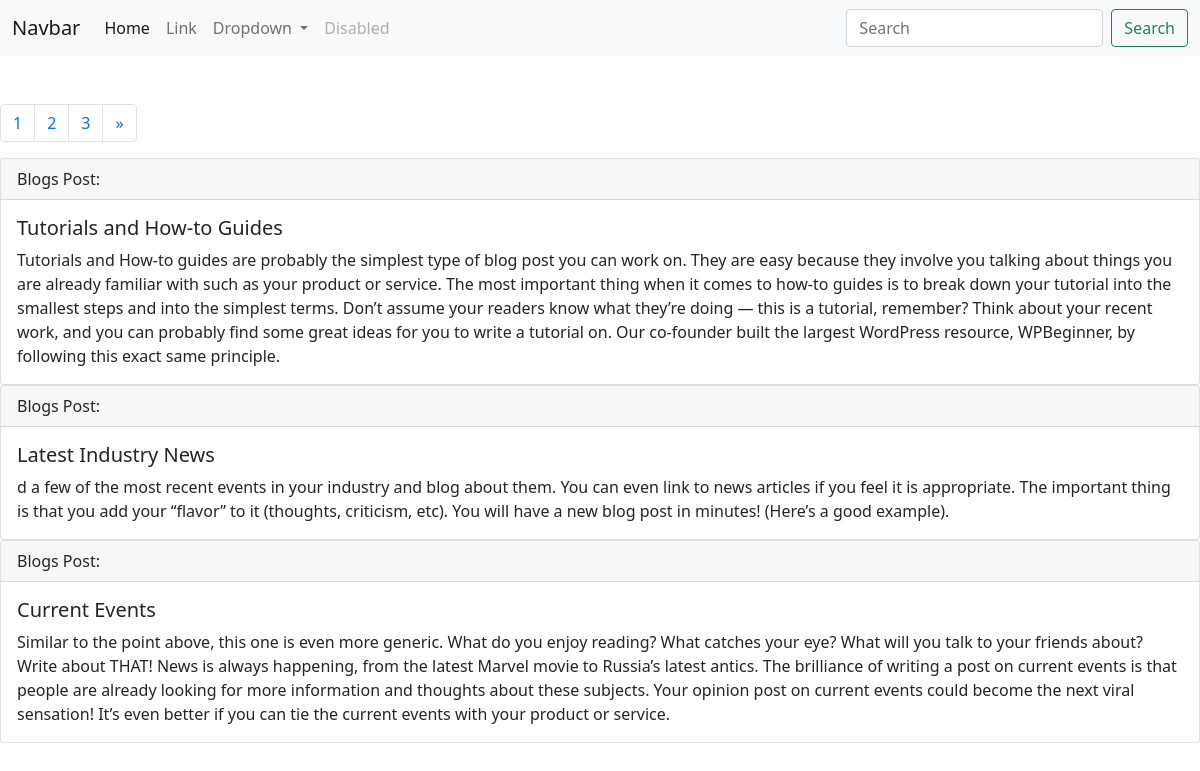
The page / on the database its author committed.
### blog/models.py (models this page shows)
class post(models.Model):
    title =models.CharField(max_length=200)
    dec =models.TextField()

### blog/views.py (the view)
# urls.py: path('',listed_post,name ="home"),
def listed_post(request):
    all_post =post.objects.all().order_by('id')
    paginator =Paginator(all_post,3)
    no_of_pages = paginator.num_pages
    no_of_pages = [nu for nu in range(1,no_of_pages+1)]
    page_number =request.GET.get('page')
    page_obj =paginator.get_page(page_number)
    return render(request,"blo/home.html",{'all_post':page_obj,'no_of_pages':no_of_pages})

### blog/templates/blo/home.html (shortened to what this page needs)
<!doctype html>
<html lang="en">
<head>
    <link href="https://cdn.jsdelivr.net/npm/bootstrap@5.0.2/dist/css/bootstrap.min.css" rel="stylesheet">
</head>
<body>
    <nav class="navbar navbar-expand-lg navbar-light bg-light">
        <div class="container-fluid">
            <a class="navbar-brand" href="#">Navbar</a>
            <div class="collapse navbar-collapse" id="navbarSupportedContent">
                <ul class="navbar-nav me-auto mb-2 mb-lg-0">
                    <li class="nav-item">
                        <a class="nav-link active" aria-current="page" href="#">Home</a>
                    </li>
                    <li class="nav-item">
                        <a class="nav-link" href="#">Link</a>
                    </li>
                    <li class="nav-item dropdown">
                        <a class="nav-link dropdown-toggle" href="#" id="navbarDropdown" role="button" data-bs-toggle="dropdown" aria-expanded="false">
                  Dropdown
                </a>
                    </li>
                    <li class="nav-item">
                        <a class="nav-link disabled" href="#" tabindex="-1" aria-disabled="true">Disabled</a>
                    </li>
                </ul>
                <form class="d-flex">
                    <input class="form-control me-2" type="search" placeholder="Search" aria-label="Search">
                    <button class="btn btn-outline-success" type="submit">Search</button>
                </form>
            </div>
        </div>
    </nav><br><br>
    <nav aria-label="Page navigation example">
        <ul class="pagination">
             {% for num in all_post.paginator.page_range|slice:":3" %}
            <li class="page-item"><a class="page-link" href="?page={{num}}">{{num}}</a></li>
            {% endfor %} {% if all_post.has_next %}
            <li class="page-item">
                <a class="page-link" href="?page={{all_post.next_page_number}}" aria-label="Next">
                    <span aria-hidden="true">&raquo;</span>
                </a>
            </li>
            {% endif %}
        </ul>
    </nav>
    {% for blog in all_post %}
    <div class="card">
        <div class="card-header">
            Blogs Post:
        </div>
        <div class="card-body">
            <h5 class="card-title">{{ blog.title }}</h5>
            <p class="card-text">{{ blog.dec }}</p>
        </div>
    </div>
    {% endfor %}
</body>
</html>

### rows shown on the page
post: title "Tutorials and How-to Guides", dec "Tutorials and How-to guides are probably the simplest type of blog post you can work on. They are easy because they involve you talking about things you are already familiar with such as your product or service. The most important thing when it comes to how-to guides is to break down your tutorial into the smallest steps and into the simplest terms. Don’t assume your readers know what they’re doing — this is a tutorial, remember? Think about your recent work, and you can probably find some great ideas for you to write a tutorial on. Our co-founder built the largest WordPress resource, WPBeginner, by following this exact same principle."
post: title "Latest Industry News", dec "d a few of the most recent events in your industry and blog about them. You can even link to news articles if you feel it is appropriate. The important thing is that you add your “flavor” to it (thoughts, criticism, etc). You will have a new blog post in minutes! (Here’s a good example)."
post: title "Current Events", dec "Similar to the point above, this one is even more generic. What do you enjoy reading? What catches your eye? What will you talk to your friends about? Write about THAT! News is always happening, from the latest Marvel movie to Russia’s latest antics. The brilliance of writing a post on current events is that people are already looking for more information and thoughts about these subjects. Your opinion post on current events could become the next viral sensation! It’s even better if you can tie the current events with your product or service."

### other values the page prints
{{ num }} "1" "2" "3"
